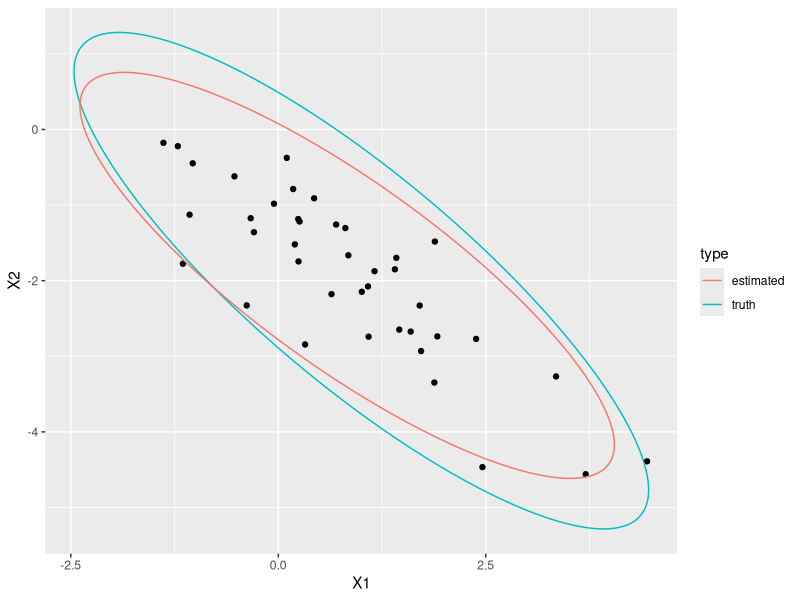
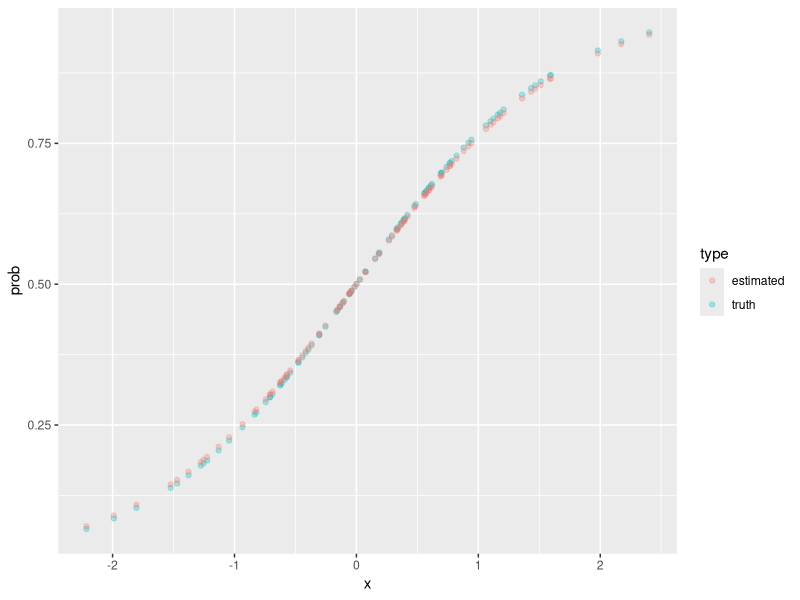
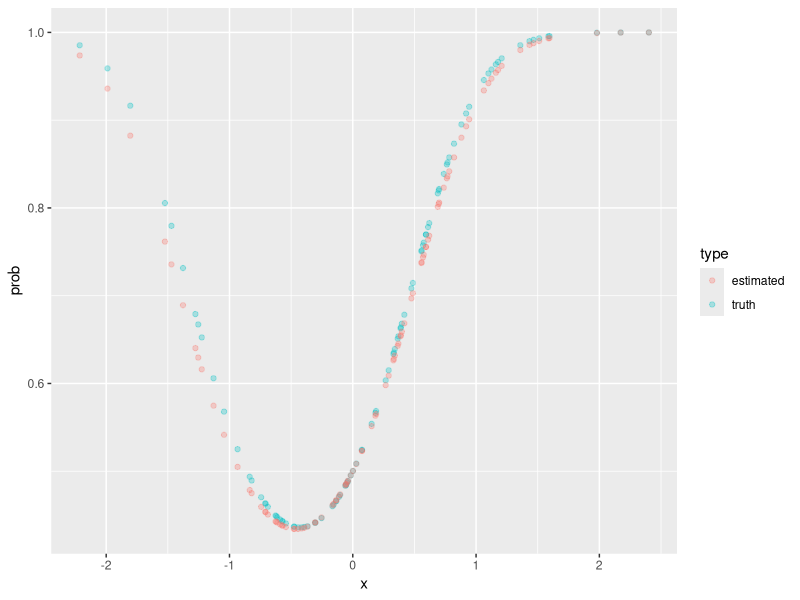
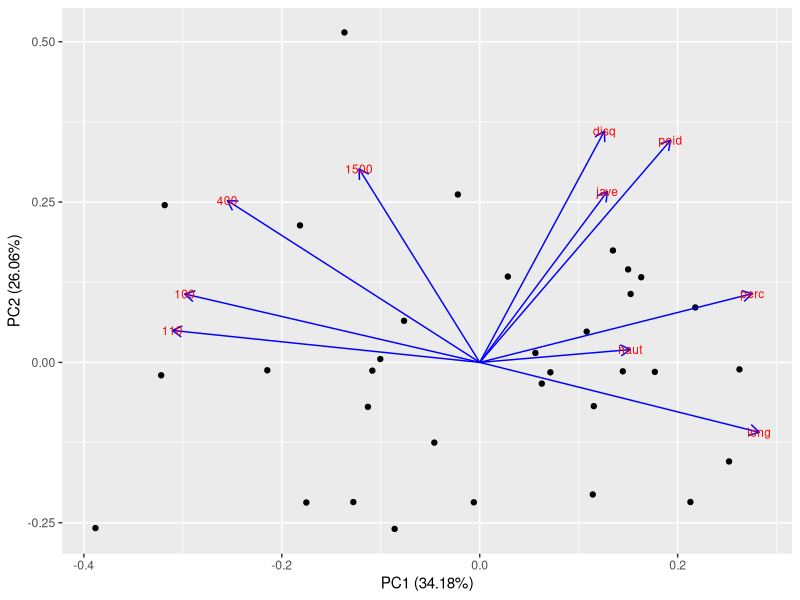
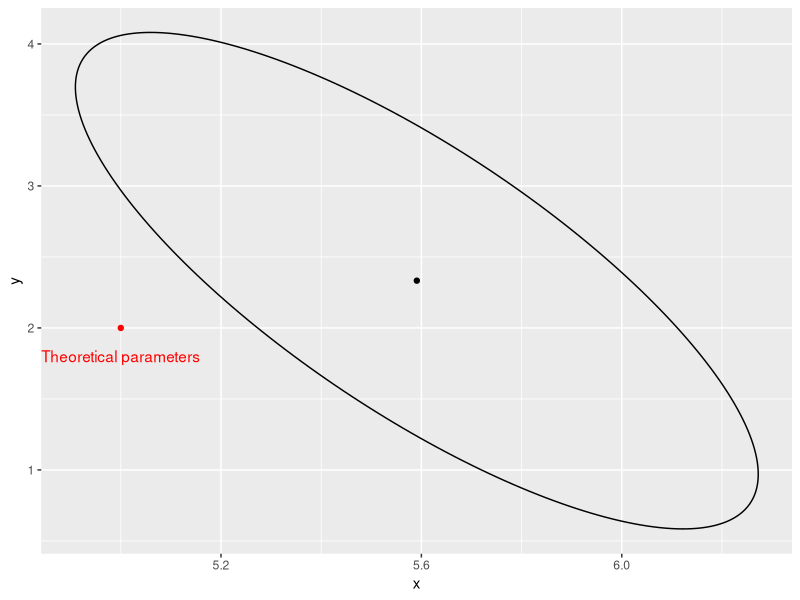
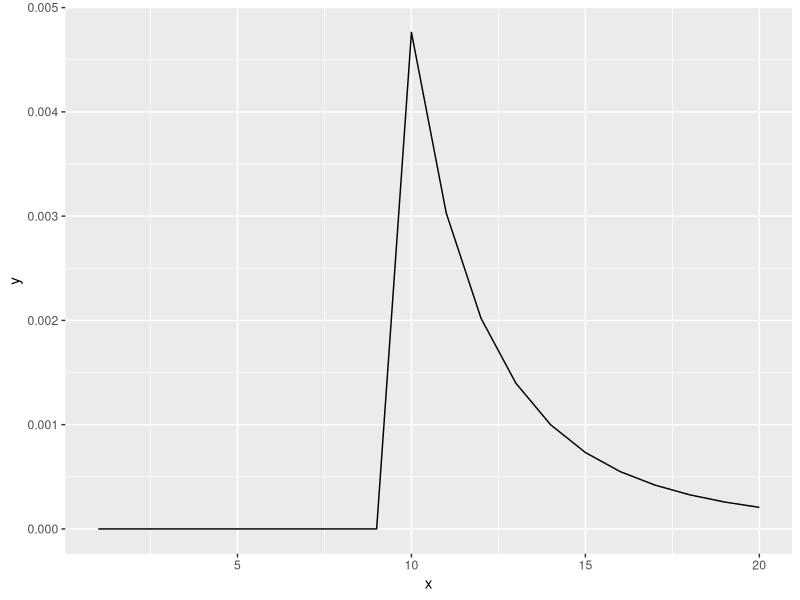

These figures' R source, in order:
## ---- chunk 1
togs <- F
library(ggplot2)
library(dplyr)
library(reshape2)
library(tidyr)
library(MASS)
library(ggforce)
library(mixtools)
library(ade4)
library(ggfortify)
library(numDeriv)

# togs <- FALSE
## ---- chunk 2
set.seed(1)
n     <- 40
mu    <- c(1, -2)
Sigma <- matrix(data = c(2, -1.6, -1.6, 1.8), ncol = 2)
X     <- mvrnorm(n = n, mu = mu, Sigma = Sigma)
colnames(X) <- c("X1", "X2")
X     <- as.data.frame(X)

# plot.new()
tru_ellip <- ellipse(mu, Sigma, draw = FALSE)
colnames(tru_ellip) <- c("X1", "X2")
tru_ellip <- as.data.frame(tru_ellip)

mu_est    <- apply(X, 2, mean)
tmp       <- as.matrix(sweep(X, 2, mu_est))
Sigma_est <- (1 / n) * t(tmp) %*% tmp

est_ellip <- ellipse(mu_est, Sigma_est, draw = FALSE)
colnames(est_ellip) <- c("X1", "X2")
est_ellip <- as.data.frame(est_ellip)

ggplot(data = X, aes(x = X1, y = X2)) +
  geom_point() +
  geom_path(data = tru_ellip, aes(x = X1, y = X2, color = "truth")) +
  geom_path(data = est_ellip, aes(x = X1, y = X2, color = "estimated")) +
  labs(color = "type")
## ---- chunk 3
inv_log <- function (z) {
  return (1 / (1 + exp(-z)))
}
set.seed(1)
x  <- rnorm(100)
y  <- rbinom(100, size = 1, prob = inv_log(1.2 * x))
y2 <- rbinom(100, size = 1, prob = inv_log(1.2 * x + 1.4 * x^2))


## ---- chunk 4
set.seed(1)
inv_log <- function (z) {
  return (1 / (1 + exp(-z)))
}

x <- rnorm(100)
y <- x
y <- rbinom(100, size = 1, prob = inv_log(1.2 * x))

l_logistic <- function (beta, X, y) {
  logl <- -sum(y * log(inv_log(as.vector(beta %*% X))) + (1 - y) * log((1 - inv_log(as.vector(beta %*% X)))))
  return(logl)
}

my_optim <- optim(par = 0.5, fn = l_logistic, method = "L-BFGS-B",
                  lower = 0, upper = 10, X = x, y = y)
my_optim$par

truth_p <- data.frame(x = x, prob = inv_log(1.2 * x), type = "truth")
est_p   <- data.frame(x = x, prob = inv_log(my_optim$par * x), type = "estimated")
plot_df <- rbind(truth_p, est_p)
ggplot(data = plot_df, aes(x = x, y = prob, color = type)) +
  geom_point(alpha = 0.3)

y2 <- rbinom(2000, size = 1, prob = inv_log(1.2 * x + 1.4 * x^2))
X2 <- cbind(x, x^2)
my_optim2 <- optim(par = c(0, 0), fn = l_logistic, method = "L-BFGS-B",
                   lower = c(0, 0), upper = c(2, 2), X = t(X2), y = y2)
my_optim2$par

tmp     <- sweep(data.frame(x = x, x2 = x^2), 2, my_optim2$par, FUN = "*")
tmp     <- tmp[ ,1] + tmp[ ,2]
truth_p <- data.frame(x = x, prob = inv_log(1.2 * x + 1.4 * x^2), type = "truth")
est_p   <- data.frame(x = x, prob = inv_log(tmp), type = "estimated")
plot_df <- rbind(truth_p, est_p)
ggplot(data = plot_df, aes(x = x, y = prob, color = type)) +
  geom_point(alpha = 0.3)

## ---- chunk 5
set.seed(1)
n <- 100
x1 <- rnorm(n)
x2 <- rnorm(n)
x3 <- rnorm(n)

X <- cbind(x1, x2, x3)
beta <- c(0.2, 0.6, -1.2)

y <- as.vector(t(beta %*% t(X))) + rnorm(n, sd = 0.2)

## ---- chunk 6

set.seed(1)
n <- 100
x1 <- rnorm(n)
x2 <- rnorm(n)
x3 <- rnorm(n)

X <- cbind(x1, x2, x3)
beta <- c(0.2, 0.6, -1.2)

y <- as.vector(t(beta %*% t(X))) + rnorm(n, sd = 0.2)
LS_fun <- function (beta, X, y) {
  return(sum((y - beta %*% t(X))^2))
}
my_optim <- optim(par = c(0, 0, 0), fn = LS_fun, lower = -5, upper = 5,
                  X = X, y = y, method = "L-BFGS-B")
my_optim$par


df <- data.frame(y = y, x1 = x1, x2 = x2, x3 = x3)
my_lm <- lm(y ~ x1 + x2 + x3 - 1, data = df)
my_lm

# matrix solution
beta_hat <- solve(t(X) %*% X) %*% t(X) %*% y
beta_hat

out <- summary(my_lm)
out$coefficients[ ,2]

# bootstrap CI
nboot <- 1000
beta_boot <- matrix(data = NA, ncol = length(beta), nrow = nboot)
for (i in 1:nboot) {
  inds     <- sample(1:n, n, replace = T)
  new_df   <- df[inds, ]
  X_tmp    <- as.matrix(new_df[ ,-1])
  y_tmp    <- new_df[ ,1]
  # print(nrow(new_df))
  tmp_beta <- solve(t(X_tmp) %*% X_tmp) %*% t(X_tmp) %*% y_tmp
  beta_boot[i, ] <- tmp_beta
}
apply(beta_boot, 2, mean)
apply(beta_boot, 2, quantile, probs = c(0.025, 0.975))
out$coefficients[ ,2]

## ---- chunk 7
data(olympic)

X        <- olympic$tab
X_scaled <- scale(X)
my_pca   <- prcomp(X_scaled)
summary(my_pca)

autoplot(my_pca, data = X, loadings = TRUE, loadings.colour = 'blue',
         loadings.label = TRUE, loadings.label.size = 3)

Sigma_est <- (1 / nrow(X_scaled)) * t(X_scaled) %*% X_scaled
Sigma_dec <- eigen(Sigma_est)

Sigma_dec$vectors
my_pca$rotation

## ---- chunk 8
x <- c(2, 5, 3, 1, 2, 1, 0, 3, 0, 2)

## ---- chunk 9
set.seed(1)
x          <- c(2, 5, 3, 1, 2, 1, 0, 3, 0, 2)
lambda_hat <- mean(x)
finfo      <- length(x) / lambda_hat
mle_CI     <- c(lambda_hat - 1.96 * sqrt(1 / finfo),
                lambda_hat + 1.96 * sqrt(1 / finfo))
boot_lambda <- c()
nboot       <- 1000
for (i in 1:nboot) {
  tmp_x          <- sample(x, length(x), replace = T)
  boot_lambda[i] <- mean(tmp_x)
}
boot_CI <- c(quantile(boot_lambda, 0.025),
             quantile(boot_lambda, 0.975))
mle_CI
boot_CI
## ---- chunk 10
set.seed(1)
n  <- 20
pars_theor <- c(5, 2)
x  <- rgamma(n, 5, 2)

fish_mat <- matrix(data = NA, nrow = 2, ncol = 2)
fish_mat[1,2] <- - n / mu[2]
fish_mat[2,1] <- - n / mu[2]
fish_mat[2,2] <- (n * mu[1]) / (mu[2]^2)
fish_mat[1,1] <- n * grad(digamma, mu[1])

fish_mat_inv <- solve(fish_mat)



# MLE for alpha and beta
log_lik <- function (pars, x) {
  n <- length(x)
  return (- (n * pars[1] * log(pars[2]) -
             n * log(gamma(pars[1])) +
             (pars[1] - 1) * sum(log(x)) -
             pars[2] * sum(x)))
}
my_optim <- optim(par = c(1,1), fn = log_lik, method = "L-BFGS-B",
                  lower = c(0.001, 0.001), upper = c(8, 8), x = x)
pars_mle <- my_optim$par

est_ellip <- ellipse(pars_mle, fish_mat_inv, draw = FALSE)
colnames(est_ellip) <- c("X1", "X2")
est_ellip <- as.data.frame(est_ellip)

ggplot() +
  geom_point(data = data.frame(x = pars_mle[1], y = pars_mle[2]), aes(x = x, y = y)) +
  geom_path(data = est_ellip, aes(x = X1, y = X2)) +
  geom_point(aes(x = pars_theor[1], y = pars_theor[2]), color = "red") +
  geom_text(aes(x = pars_theor[1], y = pars_theor[2], label = "Theoretical parameters"), 
            color = "red",
            nudge_y = -0.2)

## ---- chunk 11
library(ggplot2)
my_fun <- function (x, m, k) {
  tmp        <-  1 / (choose(x, k))
  tmp[x < m] <- 0
  return (tmp)
}
x  <- 1:20
y  <- my_fun(x, 10, 4)
df <- data.frame(x = x, y = y)
ggplot(data = df, aes(x = x, y = y)) +
  geom_line()
